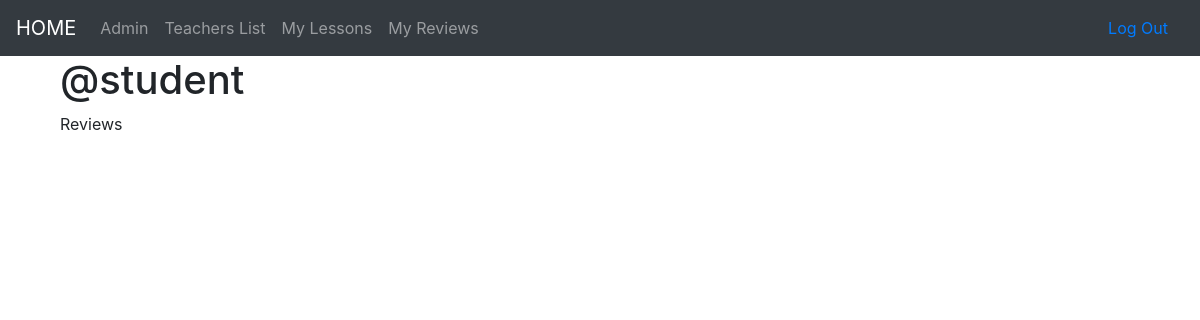
Page /reviews/sr/2/ (signed in) on the earlier database version.
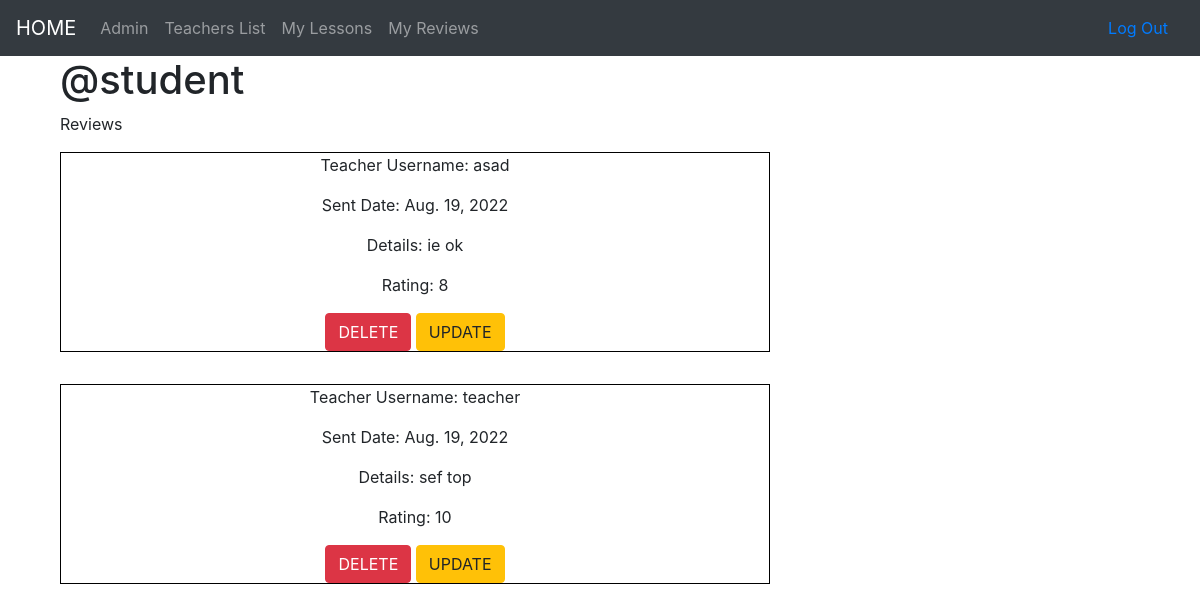
Same page on the later database version.
### reviews/models.py (models this page shows, shortened)
class Review(models.Model):
    user = models.ForeignKey(User, on_delete=models.CASCADE)
    teacher = models.ForeignKey(Teacher, on_delete=models.CASCADE, null=True)
    sent_date = models.DateField(auto_now_add=True)
    description = models.TextField()
    rating = models.PositiveIntegerField(validators = [rating_validator])
    class Meta:
        ordering = ["-sent_date"]
        unique_together = ['user', 'teacher']

### accounts/models.py (models this page shows, shortened)
class Teacher(models.Model):
    user = models.OneToOneField(User, on_delete=models.CASCADE, primary_key=True)
    subject = models.ForeignKey(Subject, on_delete=models.SET_NULL, null=True)
    price = models.IntegerField(default=100)

class User(AbstractUser):
    phone_number = models.CharField(max_length=10,blank=False, validators=[phone_number_validator], unique=True)
    email = models.EmailField(unique=True)
    is_student = models.BooleanField(default=False)
    is_teacher = models.BooleanField(default=False)

### reviews/views.py (the view)
# urls.py: path('sr/<int:pk>/', views.StudentReviews.as_view(), name='student_reviews'),
class StudentReviews(generic.ListView):
    model = Review
    template_name = 'reviews/student_reviews_list.html'
    def get_queryset(self):
        queryset = super(StudentReviews, self).get_queryset()
        queryset = queryset.filter(user=self.request.user)
        return queryset
    def get_context_data(self,**kwargs):
        context = super().get_context_data(**kwargs)
        context['user'] = self.request.user
        return context

### reviews/templates/reviews/student_reviews_list.html
{% extends "base.html" %}
{% block content %}
    <div class="col-md-4">
        <h1>@{{ user.username }}</h1>
        <p>Reviews</p>
    </div>
    <div class="col-md-8">
        {% for review in object_list  %}
            <div class="review_list_div">
                <p>Teacher Username: {{ review.teacher.user.username }}</p>
                <p>Sent Date: {{ review.sent_date }}</p>
                <p>Details: {{ review.description }}</p>
                <p>Rating: {{ review.rating }}</p>
                <div class="col-lg-12">
                    <a class="btn btn-danger" href="{% url 'reviews:delete_review' pk=review.pk %}">DELETE</a>
                    <a class="btn btn-warning" href="{% url 'reviews:update_review' pk=review.pk %}">UPDATE</a>
                </div>
            </div>
        {% endfor %}
    </div>
{% endblock %}

Differences in the rows shown:
added Review: teacher.user.username "asad", sent_date "Aug. 19, 2022", description "ie ok", rating "8"
added Review: teacher.user.username "teacher", sent_date "Aug. 19, 2022", description "sef top", rating "10"
